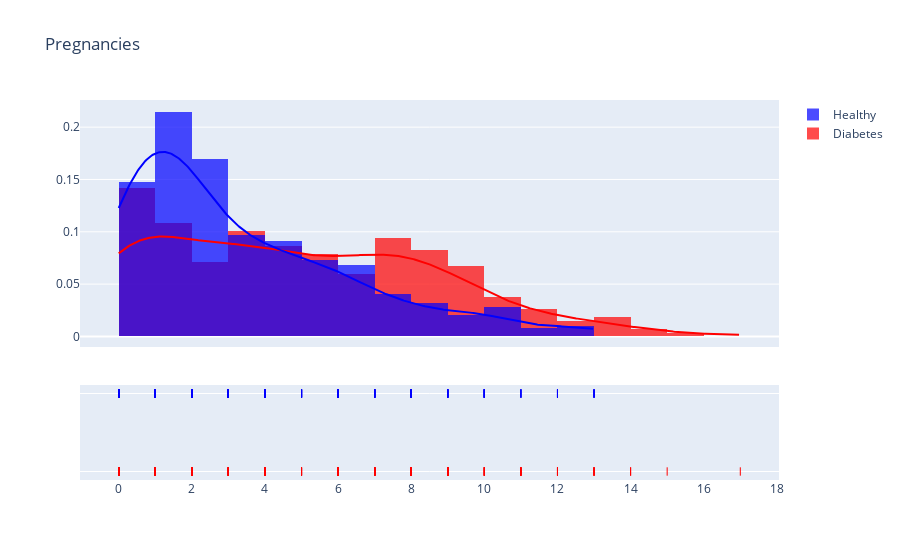

Notebook source saved alongside this figure:
### Markdown cell above
a. Pregnancies of diabetes person is relatively same or higher than healthy person

### Code cell
density_plot('Pregnancies', 0)  # Ganti 'BMI' dengan nama kolom yang ingin Anda plot

### Figure 1 — Plotly figure (JSON) as saved in the notebook; plotly's stock layout.template omitted (floating-point values rounded to 4 significant figures; data arrays with more than 128 entries replaced by an {"elided": "..."} marker saying what was removed)
{"data": [{"autobinx": false, "histnorm": "probability density", "legendgroup": "Diabetes", "marker": {"color": "Red"}, "name": "Diabetes", "opacity": 0.7, "type": "histogram", "x": {"elided": "268 int values"}, "xaxis": "x", "xbins": {"end": 17, "size": 0, "start": 0}, "yaxis": "y"}, {"autobinx": false, "histnorm": "probability density", "legendgroup": "Healthy", "marker": {"color": "Blue"}, "name": "Healthy", "opacity": 0.7, "type": "histogram", "x": {"elided": "500 int values"}, "xaxis": "x", "xbins": {"end": 13, "size": 0, "start": 0}, "yaxis": "y"}, {"legendgroup": "Diabetes", "marker": {"color": "Red"}, "mode": "lines", "name": "Diabetes", "showlegend": false, "type": "scatter", "x": {"elided": "500 float values"}, "xaxis": "x", "y": {"elided": "500 float values"}, "yaxis": "y"}, {"legendgroup": "Healthy", "marker": {"color": "Blue"}, "mode": "lines", "name": "Healthy", "showlegend": false, "type": "scatter", "x": {"elided": "500 float values"}, "xaxis": "x", "y": {"elided": "500 float values"}, "yaxis": "y"}, {"legendgroup": "Diabetes", "marker": {"color": "Red", "symbol": "line-ns-open"}, "mode": "markers", "name": "Diabetes", "showlegend": false, "type": "scatter", "x": {"elided": "268 int values"}, "xaxis": "x", "y": {"elided": "268 str values"}, "yaxis": "y2"}, {"legendgroup": "Healthy", "marker": {"color": "Blue", "symbol": "line-ns-open"}, "mode": "markers", "name": "Healthy", "showlegend": false, "type": "scatter", "x": {"elided": "500 int values"}, "xaxis": "x", "y": {"elided": "500 str values"}, "yaxis": "y2"}], "layout": {"barmode": "overlay", "hovermode": "closest", "legend": {"traceorder": "reversed"}, "title": {"text": "Pregnancies"}, "xaxis": {"anchor": "y2", "domain": [0, 1], "zeroline": false}, "yaxis": {"anchor": "free", "domain": [0.35, 1], "position": 0}, "yaxis2": {"anchor": "x", "domain": [0, 0.25], "dtick": 1, "showticklabels": false}}}
